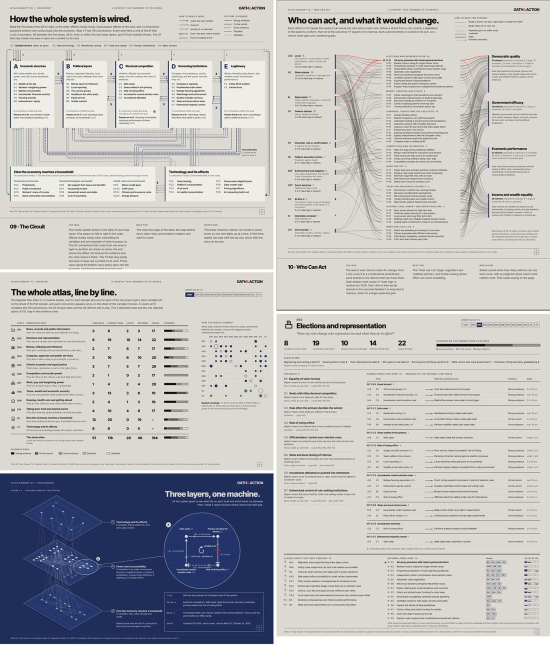
#> input picture oath-and-action-v6-brand-guide/work/boards/gate-0-images/web/concepts.jpeg, 1100 x 1294 px, given in place of 02.jpg, which was not available (shown at 1/2 size)
$ python crop_concept_thumbs.py
#> lines starting #> are read from the running program, lines starting #| are printed output that depends on the picture; pictures that were not available may be replaced by others from this repository, and a replacement may not be noted
#!/usr/bin/env python3
"""Crop reference thumbnails of the five atlas bases from the Phase 0 Concepts V2 screenshots.

Run:  python3 -I work/build/scripts/phase-1/crop_concept_thumbs.py
Reads the 1440 px tiles in work/boards/screens/concepts-v2/ (Phase 0 captures of the supplied Concepts V2 file).
Writes JPEG thumbnails to work/boards/phase-1/systems/. Crops are for review only and are not assets.
"""
from pathlib import Path
from PIL import Image

ROOT = Path(__file__).resolve().parents[4]
SRC = ROOT / "work/boards/screens/concepts-v2"
OUT = ROOT / "work/boards/phase-1/systems"

# (output name, [(tile, top, bottom), ...]) in 1440 px tile coordinates; parts are stacked vertically.
CROPS = [
    ("20261021_Concept-03-Field-Manual.jpg", [("02.jpg", 1112, 1800), ("03.jpg", 0, 205)]),
    ("20261021_Concept-04-Broadsheet.jpg", [("03.jpg", 492, 1382)]),
    ("20261021_Concept-07-Loop-Card.jpg", [("05.jpg", 428, 1406)]),
    ("20261021_Concept-09-Circuit.jpg", [("07.jpg", 16, 1142)]),
    ("20261021_Concept-10-Who-Can-Act.jpg", [("07.jpg", 1432, 1800), ("08.jpg", 0, 976)]),
    ("20261021_Concept-11-Register.jpg", [("08.jpg", 1266, 1800), ("09.jpg", 0, 498)]),
]

for name, parts in CROPS:
    pieces = [Image.open(SRC / tile).convert("RGB").crop((0, top, 1440, bottom)) for tile, top, bottom in parts]
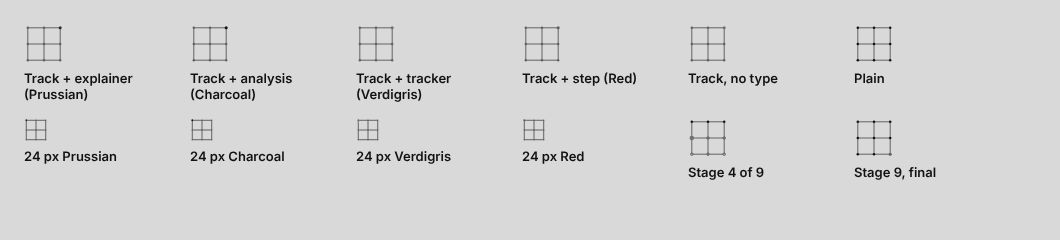
#> input picture oath-and-action-v6-brand-guide/work/boards/gate-0-images/web/sgg.jpeg, 1060 x 240 px, given in place of 03.jpg, which was not available
#> pieces = 2 items
    h = sum(p.height for p in pieces)
#> h = 893
    canvas = Image.new("RGB", (1440, h), (220, 217, 210))
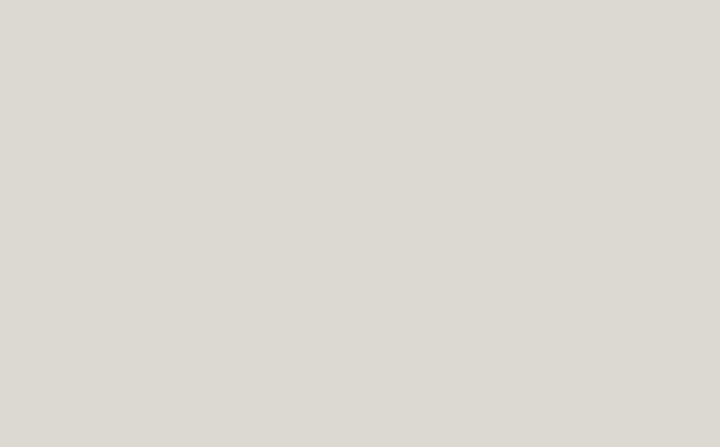
#> canvas: PIL image 1440x893 RGB (shown at 1/2 size); mean R, G, B 220, 217, 210
    y = 0
    for p in pieces:
        canvas.paste(p, (0, y))
        y += p.height
#> this loop made 2 passes
#> y on passes 1 to 2: 688, 893
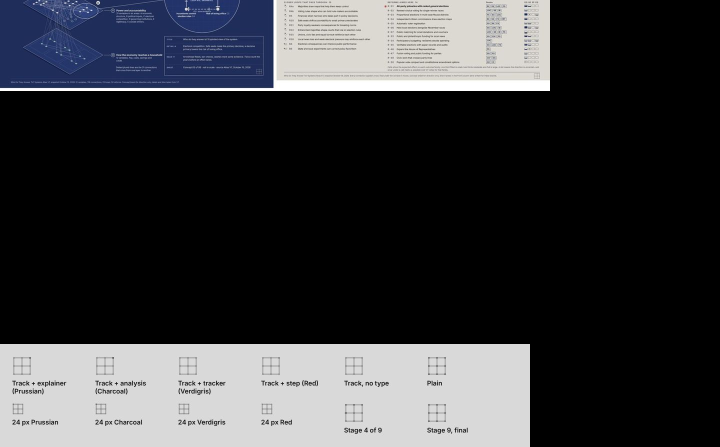
#> canvas: PIL image 1440x893 RGB (shown at 1/2 size); mean R, G, B 56.2, 57.1, 60.1
#> after the loop, y = 893
    w = 720
    thumb = canvas.resize((w, round(h * w / 1440)), Image.LANCZOS)
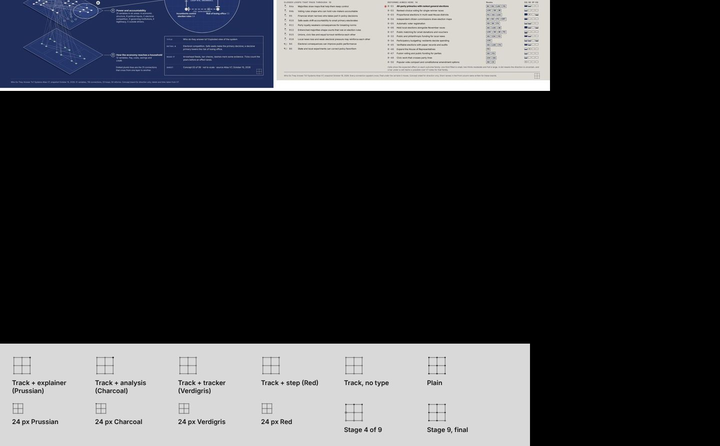
#> thumb: PIL image 720x446 RGB; mean R, G, B 56.3, 57.1, 60.1
    thumb.save(OUT / name, "JPEG", quality=72, optimize=True)
    print(name, thumb.size)
#| 20261021_Concept-03-Field-Manual.jpg (720, 446)
#> (the run stopped early here; a loop or call above may not have finished)
